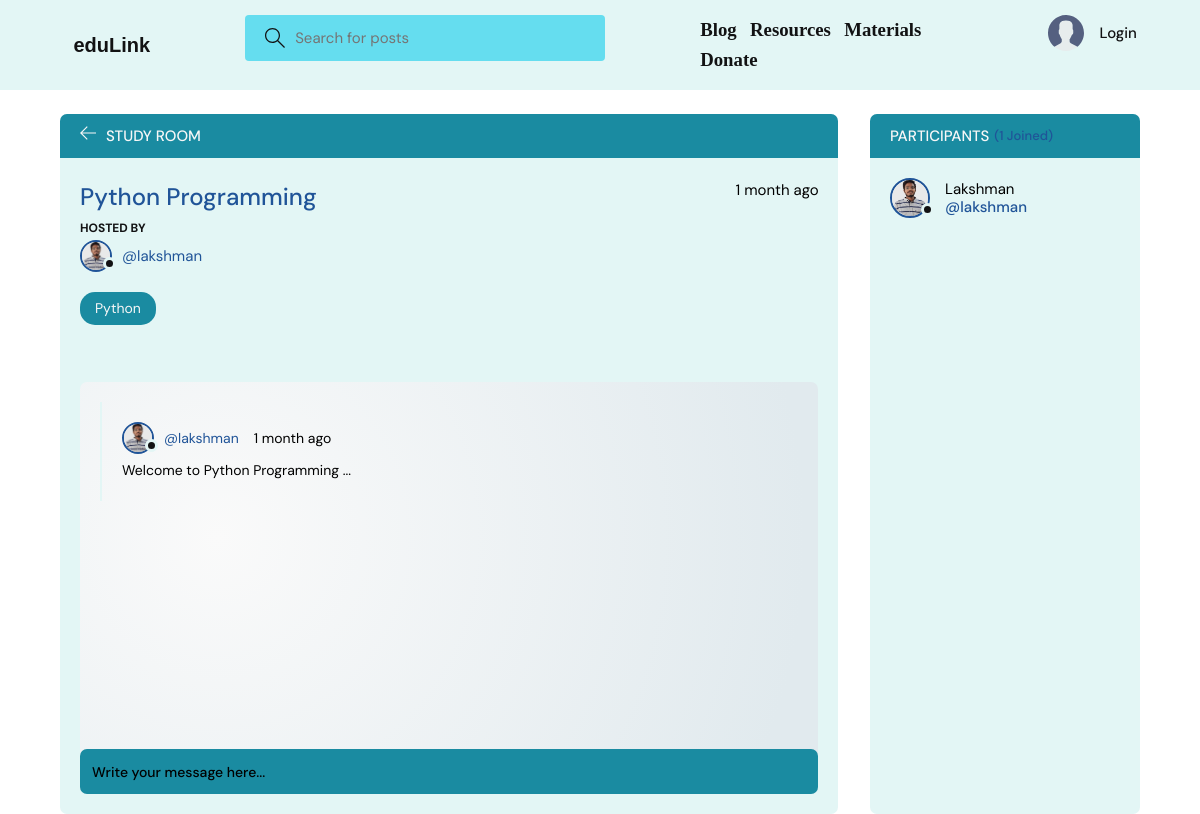
The page /room/1/ on the database its author committed.
### base/models.py (models this page shows, shortened)
class Room(models.Model):
    host = models.ForeignKey(User, on_delete=models.SET_NULL, null=True)
    topic = models.ForeignKey(Topic, on_delete=models.SET_NULL, null=True)
    name = models.CharField(max_length=200)
    description = models.TextField(null=True, blank=True)
    participants = models.ManyToManyField(
        User, related_name='participants', blank=True)
    updated = models.DateTimeField(auto_now=True)
    created = models.DateTimeField(auto_now_add=True)
    class Meta:
        ordering = ['-updated', '-created']

class User(AbstractUser):
    name = models.CharField(max_length=200, null=True)
    email = models.EmailField(unique=True, null=True)
    bio = models.TextField(null=True)
    avatar = models.ImageField(null=True, default="avatar.svg")
    USERNAME_FIELD = 'email'
    REQUIRED_FIELDS = []

class Topic(models.Model):
    name = models.CharField(max_length=200)
    def __str__(self):
        return self.name

class Message(models.Model):
    user = models.ForeignKey(User, on_delete=models.CASCADE)
    room = models.ForeignKey(Room, on_delete=models.CASCADE)
    body = models.TextField()
    updated = models.DateTimeField(auto_now=True)
    created = models.DateTimeField(auto_now_add=True)
    class Meta:
        ordering = ['-updated', '-created']

### base/views.py (the view, shortened to what this page needs)
# urls.py: path('room/<str:pk>/', views.room, name="room"),
def room(request, pk):
    room = Room.objects.get(id=pk)
    room_messages = room.message_set.all()
    participants = room.participants.all()
    context = {'room': room, 'room_messages': room_messages,
               'participants': participants}
    return render(request, 'base/room.html', context)

### base/templates/base/room.html (shortened to what this page needs)
{% extends 'main.html' %}
{% block content %}
<main class="profile-page layout layout--2">
  <div class="container">
    <div class="room">
      <div class="room__top">
        <div class="room__topLeft">
          <a href="{% url 'home' %}">
            <svg version="1.1" xmlns="http://www.w3.org/2000/svg" width="32" height="32" viewBox="0 0 32 32">
              <title>arrow-left</title>
              <path
                d="M13.723 2.286l-13.723 13.714 13.719 13.714 1.616-1.611-10.96-10.96h27.625v-2.286h-27.625l10.965-10.965-1.616-1.607z">
              </path>
            </svg>
          </a>
          <h3>Study Room</h3>
        </div>
      </div>
      <div class="room__box scroll">
        <div class="room__header scroll">
          <div class="room__info">
            <h3>{{room.name}}</h3>
            <span>{{room.created|timesince}} ago</span>
          </div>
          <div class="room__hosted">
            <p>Hosted By</p>
            <a href="{% url 'user-profile' room.host.id %}" class="room__author">
              <div class="avatar avatar--small">
                <img src="{{room.host.avatar.url}}" />
              </div>
              <span>@{{room.host.username}}</span>
            </a>
          </div>
          <span class="room__topics">{{room.topic}}</span>
        </div>
        <div class="room__conversation">
          <div class="threads scroll">
            {% for message in room_messages %}
            <div class="thread">
              <div class="thread__top">
                <div class="thread__author">
                  <a href="{% url 'user-profile' message.user.id %}" class="thread__authorInfo">
                    <div class="avatar avatar--small">
                      <img src="{{message.user.avatar.url}}" />
                    </div>
                    <span>@{{message.user.username}}</span>
                  </a>
                  <span class="thread__date">{{message.created|timesince}} ago</span>
                </div>
              </div>
              <div class="thread__details">
                {{message.body}}
              </div>
            </div>
            {% endfor %}
          </div>
        </div>
      </div>
      <div class="room__message">
        <form action="" method="POST">
          <input name="body" placeholder="Write your message here..." />
        </form>
      </div>
    </div>
    <div class="participants">
      <h3 class="participants__top">Participants <span>({{participants.count}} Joined)</span></h3>
      <div class="participants__list scroll">
        {% for user in participants %}
        <a href="{%  url 'user-profile' user.id %}" class="participant">
          <div class="avatar avatar--medium">
            <img src="{{user.avatar.url}}" />
          </div>
          <p>
            {{user.name}}
            <span>@{{user.username}}</span>
          </p>
        </a>
        {% endfor %}
      </div>
    </div>
  </div>
</main>
{% endblock content %}

### rows shown on the page
Room: name "Python Programming", created "1 month", host.avatar (picture), host.username "lakshman", topic "Python"
Message: user.avatar (picture), user.username "lakshman", created "1 month", body "Welcome to Python Programming ..."
User: avatar (picture), name "Lakshman", username "lakshman"

### other values the page prints
{{ participants.count }} "1"
